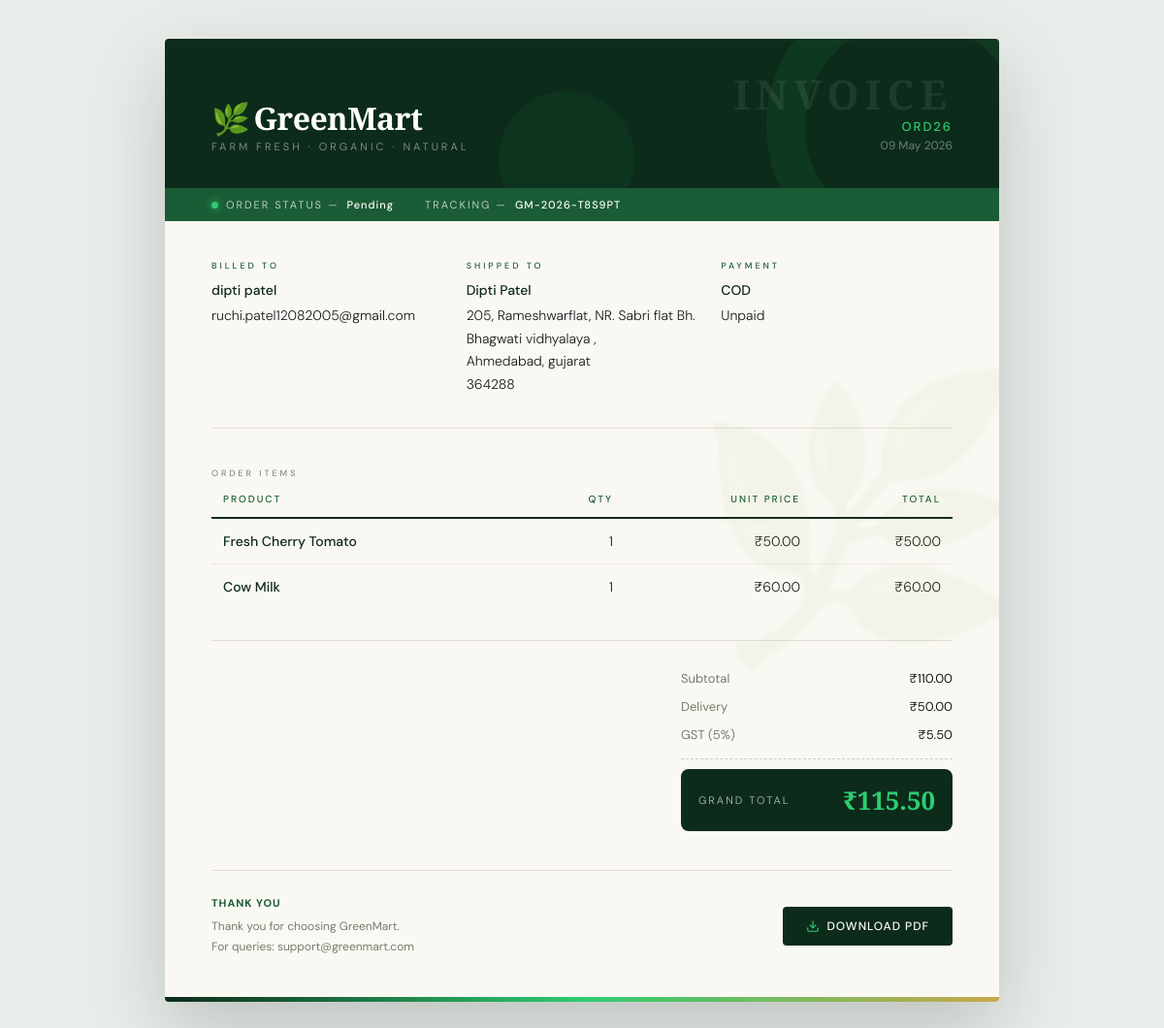
Screenshot of /invoice/ORD26 (signed in) with the database file from the repository.
### website/models.py (models this page shows, shortened)
class Order(db.Model):
    id           = db.Column(db.Integer, primary_key=True)
    user_id      = db.Column(db.Integer, db.ForeignKey("users.id"))
    total_amount = db.Column(db.Float)
    status       = db.Column(db.String(20), default="Pending")
    created_at   = db.Column(db.DateTime, default=datetime.utcnow)
    tracking_id     = db.Column(db.String(20), nullable=True)
    coupon_code     = db.Column(db.String(20), nullable=True)
    discount_amount = db.Column(db.Float, default=0)
    delivery_charge = db.Column(db.Float, default=0)
    shipping_name   = db.Column(db.String(100))
    shipping_phone  = db.Column(db.String(15))
    shipping_street = db.Column(db.String(200))
    shipping_city   = db.Column(db.String(100))
    shipping_state  = db.Column(db.String(100))
    shipping_pin    = db.Column(db.String(10))
    payment_method     = db.Column(db.String(20), default="cod")
    payment_status     = db.Column(db.String(20), default="Unpaid")
    utr_number         = db.Column(db.String(50), nullable=True)
    payment_screenshot = db.Column(db.String(300), nullable=True)
    cancel_reason  = db.Column(db.String(200), nullable=True)
    cancel_note    = db.Column(db.String(500), nullable=True)
    cancelled_at   = db.Column(db.DateTime, nullable=True)
    cancel_flagged = db.Column(db.Boolean, default=False)
    user  = db.relationship("User", backref=db.backref("orders", lazy=True))
    items = db.relationship("OrderItem", backref="order", lazy=True)

class User(UserMixin, db.Model):
    __tablename__ = "users"
    id            = db.Column(db.Integer, primary_key=True)
    name          = db.Column(db.String(50), nullable=False)
    email         = db.Column(db.String(120), unique=True, nullable=False)
    password_hash = db.Column(db.String(128), nullable=False)
    role          = db.Column(db.String(20), default="customer")
    is_verified   = db.Column(db.Boolean, default=False)

class Product(db.Model):
    __tablename__ = "product"
    id          = db.Column(db.Integer, primary_key=True)
    name        = db.Column(db.String(150), nullable=False)
    price       = db.Column(db.Float, nullable=False)
    image       = db.Column(db.String(300))
    description = db.Column(db.String(500))
    stock       = db.Column(db.Integer, default=0)
    category_id = db.Column(db.Integer, db.ForeignKey("category.id"), nullable=True)

class OrderItem(db.Model):
    id         = db.Column(db.Integer, primary_key=True)
    order_id   = db.Column(db.Integer, db.ForeignKey("order.id"))
    product_id = db.Column(db.Integer, db.ForeignKey("product.id"))
    quantity   = db.Column(db.Integer)
    price      = db.Column(db.Float)
    variant_id    = db.Column(db.Integer, db.ForeignKey("product_variant.id"), nullable=True)
    variant_label = db.Column(db.String(50), nullable=True)
    product = db.relationship("Product")
    variant = db.relationship("ProductVariant")

### website/views.py (the view)
@views.route("/invoice/<order_code>")
@login_required
def invoice(order_code):
    order_id = int(order_code.replace("ORD", ""))
    order    = Order.query.filter_by(id=order_id, user_id=current_user.id).first_or_404()
    items    = []
    subtotal = 0
    for item in order.items:
        product    = Product.query.get(item.product_id)
        line_total = item.price * item.quantity
        subtotal  += line_total
        items.append({
            "name":     product.name if product else "Product",
            "quantity": item.quantity,
            "price":    item.price,
            "total":    line_total
        })
    tax         = round(subtotal * 0.05, 2)
    grand_total = subtotal + tax
    return render_template(
        "invoice.html",
        order=order,
        items=items,
        subtotal=subtotal,
        tax=tax,
        grand_total=grand_total,
        user=current_user
    )

### website/templates/invoice.html (shortened to what this page needs)
<!DOCTYPE html>
<html lang="en">
<head>
</head>
<body>
<div class="page">
  <span class="watermark">🌿</span>
  <div class="top-band">
    <div class="brand">
      <div class="brand-name"><span class="brand-leaf">🌿</span>GreenMart</div>
      <div class="brand-tagline">Farm Fresh · Organic · Natural</div>
    </div>
    <div class="invoice-meta">
      <div class="invoice-label">Invoice</div>
      <div class="invoice-number">ORD{{ order.id }}</div>
      <div class="invoice-date">{{ order.created_at.strftime('%d %B %Y') }}</div>
    </div>
  </div>
  <div class="status-strip">
    <div class="status-dot"></div>
    <span class="status-text">Order Status —</span>
    <span class="status-value">{{ order.status }}</span>
    {% if order.tracking_id %}
    <span class="status-text" style="margin-left:24px;">Tracking —</span>
    <span class="status-value">{{ order.tracking_id }}</span>
    {% endif %}
  </div>
  <div class="body">
    <div class="addresses">
      <div class="addr-block">
        <label>Billed To</label>
        <div class="val">
          <strong>{{ user.name }}</strong>
          {{ user.email }}
        </div>
      </div>
      <div class="addr-block">
        <label>Shipped To</label>
        <div class="val">
          <strong>{{ order.shipping_name }}</strong>
          {{ order.shipping_street }},<br>
          {{ order.shipping_city }}, {{ order.shipping_state }}<br>
          {{ order.shipping_pin }}
        </div>
      </div>
      <div class="addr-block">
        <label>Payment</label>
        <div class="val">
          <strong>{{ order.payment_method | upper }}</strong>
          {{ order.payment_status }}<br>
        </div>
      </div>
    </div>
    <div class="items-section">
      <div class="section-heading">Order Items</div>
      <table>
        <thead>
          <tr>
            <th>Product</th>
            <th>Qty</th>
            <th>Unit Price</th>
            <th>Total</th>
          </tr>
        </thead>
        <tbody>
          {% for item in items %}
          <tr>
            <td>{{ item.name }}</td>
            <td>{{ item.quantity }}</td>
            <td>₹{{ "%.2f"|format(item.price) }}</td>
            <td>₹{{ "%.2f"|format(item.total) }}</td>
          </tr>
          {% endfor %}
        </tbody>
      </table>
    </div>
    <div class="totals-row">
      <div class="totals-box">
        <div class="total-line">
          <span>Subtotal</span>
          <span>₹{{ "%.2f"|format(subtotal) }}</span>
        </div>
        {% if order.delivery_charge %}
        <div class="total-line">
          <span>Delivery</span>
          <span>₹{{ "%.2f"|format(order.delivery_charge) }}</span>
        </div>
        {% endif %}
        <div class="total-line">
          <span>GST (5%)</span>
          <span>₹{{ "%.2f"|format(tax) }}</span>
        </div>
        <hr class="total-divider">
        <div class="grand-total">
          <span class="label">Grand Total</span>
          <span class="amount">₹{{ "%.2f"|format(grand_total) }}</span>
        </div>
      </div>
    </div>
    <div class="invoice-footer">
      <div class="footer-note">
        <strong>Thank You</strong>
        Thank you for choosing GreenMart.<br>
        For queries: support@greenmart.com
      </div>
      <a href="{{ url_for('views.pos_invoice', order_code='ORD' ~ order.id) }}"
         class="download-btn">
        <svg viewBox="0 0 24 24" fill="none" stroke-width="2" stroke-linecap="round" stroke-linejoin="round">
          <path d="M21 15v4a2 2 0 01-2 2H5a2 2 0 01-2-2v-4"/>
          <polyline points="7 10 12 15 17 10"/>
          <line x1="12" y1="15" x2="12" y2="3"/>
        </svg>
        Download PDF
      </a>
    </div>
  </div>
  <div class="bottom-accent"></div>
</div>
</body>
</html>

### rows the page displays
Order: id "26", created_at "09 May 2026", status "Pending", tracking_id "GM-2026-T8S9PT", shipping_name "Dipti Patel", shipping_street "205, Rameshwarflat, NR. Sabri flat Bh. Bhagwati vidhyalaya", shipping_city "Ahmedabad", shipping_state "gujarat", shipping_pin "364288", payment_method "COD", payment_status "Unpaid", delivery_charge "50.00"
User: name "dipti patel", email "ruchi.patel12082005@gmail.com"
Product: name "Fresh Cherry Tomato"
OrderItem: price "50.00"
Product: name "Cow Milk"
OrderItem: price "60.00"

### other values shown
{{ item.quantity }} "1" "1"
{{ "%.2f"|format(item.total) }} "50.00" "60.00"
{{ "%.2f"|format(subtotal) }} "110.00"
{{ "%.2f"|format(tax) }} "5.50"
{{ "%.2f"|format(grand_total) }} "115.50"
